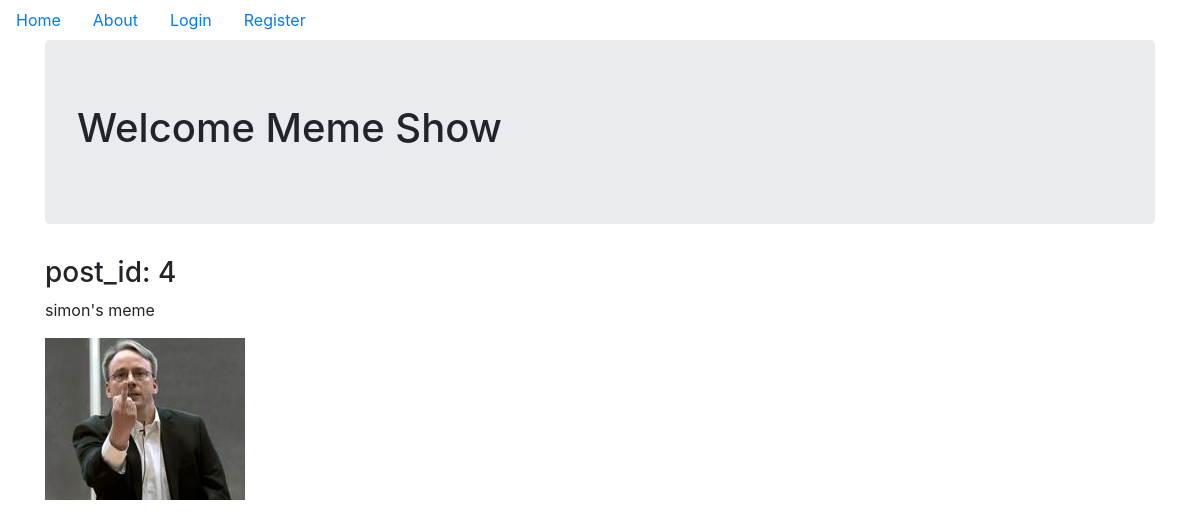
/4, run on the app's committed database.
### mainproject/models.py (models this page shows, shortened)
class Meme(db.Model):
    users = db.relationship(User)
    id = db.Column(db.Integer,primary_key= True)
    user_id = db.Column(db.Integer, db.ForeignKey('users.id'),nullable = False)
    date = db.Column(db.DateTime,nullable=False, default = datetime.utcnow)
    meme_caption = db.Column(db.Text,nullable = False)
    meme_image = db.Column(db.String(128),nullable=False)
    def __repr__(self):
        return f"post_id: {self.id}"

### mainproject/memes/views.py (the view)
@meme_post.route('/<int:meme_post_id>')
def meme(meme_post_id):
    each_meme = Meme.query.get_or_404(meme_post_id)
    return render_template('meme_show.html',post = each_meme)

### mainproject/templates/meme_show.html
{% extends "base.html" %} {% block content %}
<div class="jumbotron">
    <h1>Welcome Meme Show</h1>
</div>
<h3>{{post}}</h3>
<p>{{post.meme_caption}}</p>
<img src="{{url_for('static',filename= 'memes/'+post.meme_image)}}" alt=""> {% endblock %}

### data on the page
Meme: id "post_id: 4", meme_caption "simon's meme", meme_image (picture)
